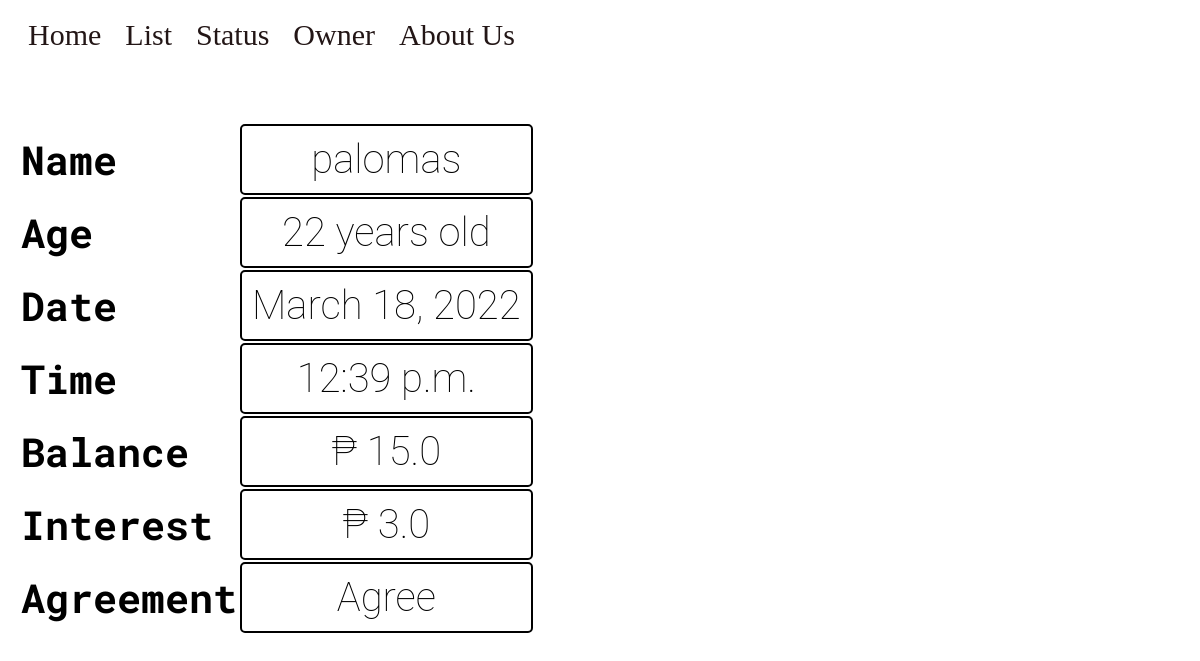
The app's page /profile/2/ with its own data.
### base/models.py (models this page shows, shortened)
class Information(models.Model):
    name = models.CharField(max_length=200)
    age = models.IntegerField(default=0)
    date = models.DateTimeField(default=timezone.now)
    interest = models.FloatField(default=0)
    balance = models.FloatField(default=0)
    interest_bool = models.BooleanField(default=True)
    agreement = models.BooleanField(default=False)
    date_debts = models.DateTimeField(default=timezone.now)

### base/views.py (the view)
# urls.py: path("profile/<str:pk>/", views.profile, name="profile"),
def profile(response, pk):
    active()
    if Information.objects.filter(id=int(pk)).exists():
        ls = Information.objects.get(id=int(pk))
        return render(response, 'profile.html', {'item': ls})
    else:
        return render(response, "home.html")

### templates/profile.html (shortened to what this page needs)
{% extends 'nav_bar.html' %}
{% load static %}
{% block content %}
    <link rel="stylesheet" href="{% static 'base/css/profile.css' %}">
    <div class="table">
    <table>
        <tr>
            <th>Name</th>
            <td>{{ item.name }}</td>
        </tr>
        <tr>
            <th>Age</th>
            <td>{{ item.age }} years old</td>
        </tr>
        <tr>
            <th>Date</th>
            <td>{{ item.date.date }}</td>
        </tr>
    <tr>
            <th>Time</th>
            <td>{{ item.date.time }}</td>
        </tr>
    <tr>
            <th>Balance</th>
            <td>₱ {{ item.balance }}</td>
        </tr>
        <tr>
            <th>Interest</th>
            <td>₱ {{ item.interest }}</td>
        </tr>
        <tr>
            <th>Agreement</th>
            {% if item.agreement == True %}
                <td>Agree</td>
            {% else %}
                <td>Disagree</td>
            {% endif %}
        </tr>
    </table>
    </div>
{% endblock %}

### base/static/base/css/profile.css (style rules this page uses)
.table table tr td { border: 2px solid; text-align: center; font-family: roboto, serif; font-size: 40px; font-weight: lighter; border-radius: 5px; padding: 10px; }
.table table tr th { text-align: left; font-family: Roboto mono, serif; font-size: 40px; font-weight: bold; }
.table { margin-top: 50px; padding: 10px; }

### records on screen
Information: name "palomas", age "22", date "March 18, 2022", date.time "12:39 p.m.", balance "15.0", interest "3.0"
